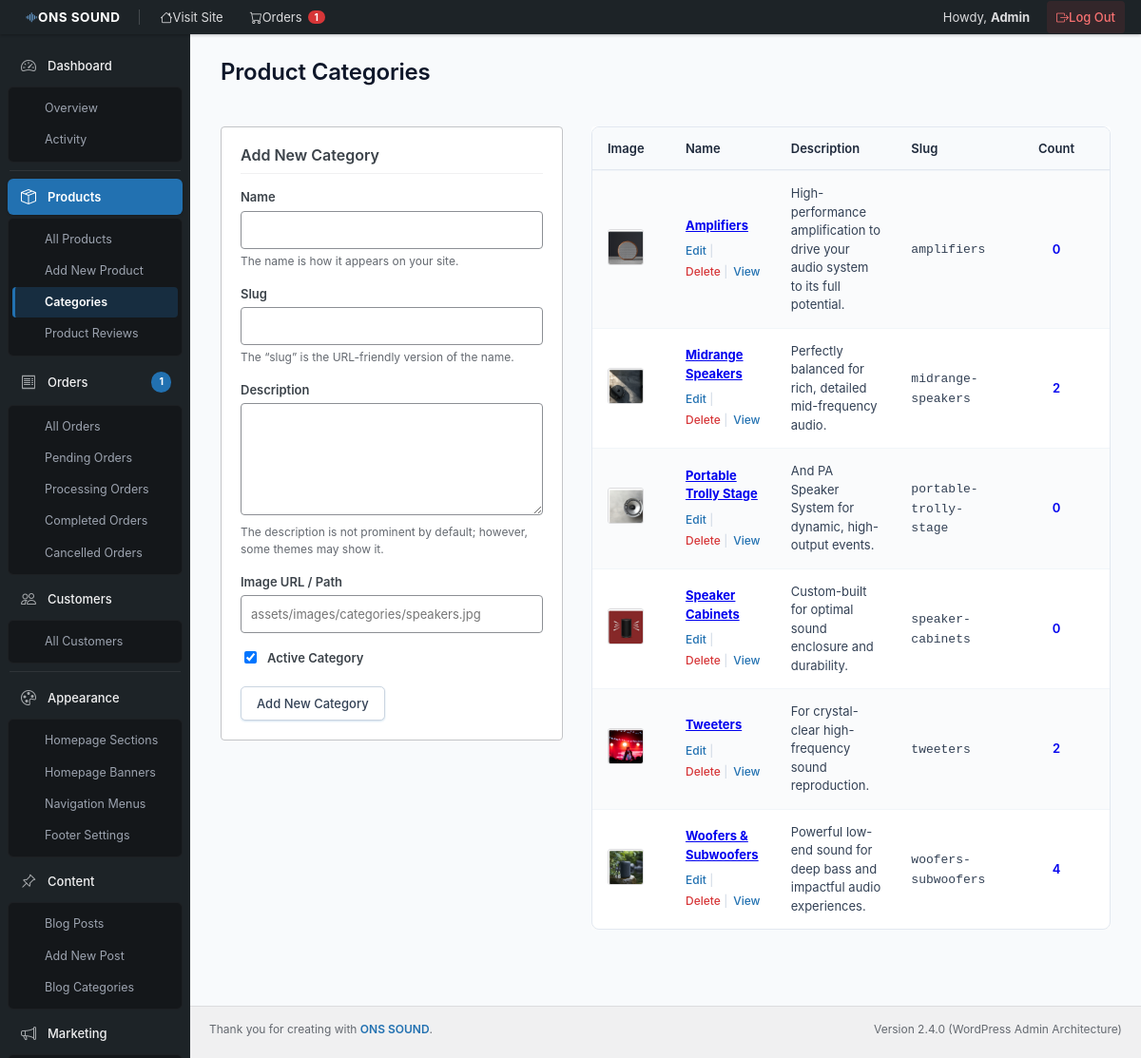
Screenshot of /admin/categories.php (signed in) with the database file from the repository.
### tables this page shows
CREATE TABLE `categories` (
  `id` int(11) NOT NULL,
  `name` varchar(100) NOT NULL,
  `slug` varchar(120) NOT NULL,
  `description` text DEFAULT NULL,
  `image` varchar(255) DEFAULT NULL,
  `display_order` int(11) NOT NULL DEFAULT 0,
  `is_active` tinyint(1) NOT NULL DEFAULT 1,
  `created_at` datetime NOT NULL DEFAULT current_timestamp()
);

### admin/auth.php (called while the page is built, shortened)
<?php
require_once __DIR__ . '/../includes/helpers.php';
function admin_url(string $path = ''): string {
    return BASE_URL . 'admin/' . ltrim($path, '/');
}

### includes/helpers.php (called while the page is built, shortened)
<?php
function url(string $path = ''): string {
    return BASE_URL . ltrim($path, '/');
}

### admin/categories.php (the view, shortened to what this page needs)
<?php
require_once __DIR__ . '/auth.php';
$db = get_db();
$editCat = null;
$categories = $db->query("
    SELECT c.*, COUNT(p.id) AS product_count
    FROM `categories` c
    LEFT JOIN `products` p ON p.category_id = c.id
    GROUP BY c.id
    ORDER BY c.name ASC
")->fetchAll();
require_once __DIR__ . '/includes/header.php';
?>
<div class="wrap">
    <h1 class="wp-heading-inline">Product Categories</h1>
    <div id="col-container" style="display: flex; gap: 30px; margin-top: 15px; align-items: flex-start;">
        <div id="col-left" style="width: 360px; flex-shrink: 0;">
            <div class="form-wrap" style="background: #fff; border: 1px solid #c3c4c7; border-radius: 4px; padding: 20px;">
                <h2 style="font-size: 16px; font-weight: 600; margin-top: 0; margin-bottom: 15px; border-bottom: 1px solid #f0f0f1; padding-bottom: 10px;">
                    <?= $editCat ? 'Edit Category' : 'Add New Category' ?>
                </h2>
                <form method="POST" action="<?= admin_url('categories.php') ?>">
                    <div class="form-field form-required" style="margin-bottom: 16px;">
                        <label for="tag-name" style="display: block; font-weight: 600; margin-bottom: 5px;">Name</label>
                        <input name="name" id="tag-name" type="text" value="<?= htmlspecialchars($editCat['name'] ?? '') ?>" size="40" required style="width: 100%; padding: 6px 10px; border: 1px solid #8c8f94; border-radius: 4px;">
                        <p class="description" style="font-size: 12px; color: #646970; margin-top: 4px;">The name is how it appears on your site.</p>
                    </div>
                    <div class="form-field" style="margin-bottom: 16px;">
                        <label for="tag-slug" style="display: block; font-weight: 600; margin-bottom: 5px;">Slug</label>
                        <input name="slug" id="tag-slug" type="text" value="<?= htmlspecialchars($editCat['slug'] ?? '') ?>" size="40" style="width: 100%; padding: 6px 10px; border: 1px solid #8c8f94; border-radius: 4px;">
                        <p class="description" style="font-size: 12px; color: #646970; margin-top: 4px;">The “slug” is the URL-friendly version of the name.</p>
                    </div>
                    <div class="form-field" style="margin-bottom: 16px;">
                        <label for="tag-description" style="display: block; font-weight: 600; margin-bottom: 5px;">Description</label>
                        <textarea name="description" id="tag-description" rows="4" cols="40" style="width: 100%; padding: 6px 10px; border: 1px solid #8c8f94; border-radius: 4px;"><?= htmlspecialchars($editCat['description'] ?? '') ?></textarea>
                        <p class="description" style="font-size: 12px; color: #646970; margin-top: 4px;">The description is not prominent by default; however, some themes may show it.</p>
                    </div>
                    <div class="form-field" style="margin-bottom: 16px;">
                        <label for="tag-image" style="display: block; font-weight: 600; margin-bottom: 5px;">Image URL / Path</label>
                        <input name="image" id="tag-image" type="text" value="<?= htmlspecialchars($editCat['image'] ?? '') ?>" placeholder="assets/images/categories/speakers.jpg" style="width: 100%; padding: 6px 10px; border: 1px solid #8c8f94; border-radius: 4px;">
                    </div>
                    <div class="form-field" style="margin-bottom: 20px;">
                        <label style="display: inline-flex; align-items: center; gap: 8px; cursor: pointer;">
                            <input type="checkbox" name="is_active" value="1" <?= (!isset($editCat['is_active']) || $editCat['is_active'] == 1) ? 'checked' : '' ?>>
                            <span style="font-weight: 600;">Active Category</span>
                        </label>
                    </div>
                    <div style="display: flex; gap: 10px; align-items: center;">
                        <button type="submit" class="button button-primary">
                            <?= $editCat ? 'Update Category' : 'Add New Category' ?>
                        </button>
                    </div>
                </form>
            </div>
        </div>
        <div id="col-right" style="flex: 1; min-width: 0;">
            <table class="wp-list-table widefat fixed striped">
                <thead>
                    <tr>
                        <th style="width: 50px;">Image</th>
                        <th>Name</th>
                        <th>Description</th>
                        <th>Slug</th>
                        <th style="width: 80px; text-align: center;">Count</th>
                    </tr>
                </thead>
                <tbody>
                    <?php if (!empty($categories)): ?>
                        <?php foreach ($categories as $c): ?>
                            <tr>
                                <td>
                                    <?php if (!empty($c['image'])): ?>
                                        <img src="<?= url($c['image']) ?>" alt="" style="width: 36px; height: 36px; object-fit: cover; border-radius: 3px; border: 1px solid #dcdcde;">
                                    <?php else: ?>
                                        <div style="width: 36px; height: 36px; background: #e2e4e7; border-radius: 3px; display: flex; align-items: center; justify-content: center; color: #8c8f94;">
                                            <i class="bi bi-folder"></i>
                                        </div>
                                    <?php endif; ?>
                                </td>
                                <td>
                                    <strong><a href="<?= admin_url('categories.php?edit=' . $c['id']) ?>" class="row-title"><?= htmlspecialchars($c['name']) ?></a></strong>
                                    <div class="row-actions">
                                        <span class="edit"><a href="<?= admin_url('categories.php?edit=' . $c['id']) ?>">Edit</a> | </span>
                                        <span class="trash"><a href="<?= admin_url('categories.php?action=delete&id=' . $c['id']) ?>" onclick="return confirm('Are you sure you want to delete this category? Associated products will be unassigned.');" class="submitdelete" style="color: #d63638;">Delete</a> | </span>
                                        <span class="view"><a href="<?= url('products.php?cat=' . $c['id']) ?>" target="_blank">View</a></span>
                                    </div>
                                </td>
                                <td><?= htmlspecialchars($c['description'] ?: '—') ?></td>
                                <td><code><?= htmlspecialchars($c['slug']) ?></code></td>
                                <td style="text-align: center;">
                                    <a href="<?= admin_url('products.php?cat=' . $c['id']) ?>" style="font-weight: 600; text-decoration: none;">
                                        <?= (int)$c['product_count'] ?>
                                    </a>
                                </td>
                            </tr>
                        <?php endforeach; ?>
                    <?php else: ?>
                        <tr>
                            <td colspan="5" style="text-align: center; padding: 20px; color: #646970;">No categories found.</td>
                        </tr>
                    <?php endif; ?>
                </tbody>
            </table>
        </div>
    </div>
</div>
<?php require_once __DIR__ . '/includes/footer.php'; ?>

### admin/assets/css/admin.css (style rules this page uses)
:root { --wp-admin-bg: #f0f0f1; --wp-admin-text: #3c434a; --wp-admin-heading: #1d2327; --wp-admin-bar-bg: #1d2327; --wp-menu-bg: #1d2327; --wp-menu-submenu-bg: #2c3338; --wp-menu-text: #f0f0f1; --wp-menu-icon: #a7aaad; --wp-menu-hover-bg: #131619; --wp-menu-hover-text: #72aee6; --wp-menu-current-bg: #2271b1; --wp-menu-current-text: #ffffff; --wp-primary: #2271b1; --wp-primary-hover: #135e96; --wp-primary-focus: #043959; --wp-border: #c3c4c7; --wp-border-light: #dcdcde; --wp-card-bg: #ffffff; --wp-sidebar-width: 200px; --wp-bar-height: 36px; }
body.wp-admin { background: var(--wp-admin-bg); color: var(--wp-admin-text); font-family: -apple-system, BlinkMacSystemFont, "Segoe UI", Roboto, Oxygen-Sans, Ubuntu, Cantarell, "Helvetica Neue", sans-serif; font-size: 13px; line-height: 1.4em; margin: 0; padding: 0; }
.wrap { margin: 0; max-width: 100%; }
.wrap > h1.wp-heading-inline { display: inline-block; margin: 0 16px 20px 0; font-size: 24px; font-weight: 600; line-height: 1.3; color: #0f172a; letter-spacing: -0.2px; }
.button, .button-primary, .button-secondary { display: inline-flex; align-items: center; justify-content: center; gap: 6px; text-decoration: none; font-size: 13px; font-weight: 500; height: 36px; line-height: 34px; margin: 0; padding: 0 16px; cursor: pointer; border-width: 1px; border-style: solid; border-radius: 5px; white-space: nowrap; box-sizing: border-box; font-family: inherit; vertical-align: middle; transition: all 0.15s ease; }
.button-primary { background: #2271b1; border-color: #2271b1; color: #fff; box-shadow: 0 1px 2px rgba(34, 113, 177, 0.2); }
.button-secondary, .button { background: #fff; border-color: #cbd5e1; color: #334155; }
.wp-list-table { border-spacing: 0; width: 100%; clear: both; margin: 0; background: #fff; border: 1px solid #e2e8f0; box-shadow: 0 1px 3px rgba(0, 0, 0, 0.04); border-radius: 8px; overflow: hidden; }
.wp-list-table thead th, .wp-list-table tfoot th { color: #1e293b; font-weight: 600; line-height: 1.4; font-size: 13px; padding: 13px 16px; border-bottom: 1px solid #e2e8f0; background: #f8fafc; text-align: left; vertical-align: middle; }
.wp-list-table tbody td { padding: 14px 16px; vertical-align: middle; border-top: 1px solid #f1f5f9; font-size: 13px; color: #334155; line-height: 1.5; }
.wp-list-table.striped > tbody > tr:nth-child(odd) { background-color: #fafbfc; }
.row-actions { color: #cbd5e1; font-size: 12px; margin-top: 6px; padding: 2px 0; display: flex; flex-wrap: wrap; align-items: center; gap: 4px 6px; }
.row-actions a { text-decoration: none; color: #2271b1; font-weight: 500; }
.row-actions span.trash a { color: #ef4444; }
input[type="text"], input[type="email"], input[type="password"], input[type="number"], input[type="tel"], input[type="url"], input[type="date"], select, textarea { border: 1px solid var(--wp-border); background-color: #fff; color: #2c3338; box-shadow: 0 0 0 transparent; border-radius: 4px; padding: 4px 8px; line-height: 2; min-height: 30px; font-size: 13px; box-sizing: border-box; font-family: inherit; transition: border-color 0.15s ease-in-out, box-shadow 0.15s ease-in-out; }

### rows the page displays
categories: image (picture), name "Amplifiers", description "High-performance amplification to drive your audio system to its full potential.", slug "amplifiers", product_count "0"
categories: image (picture), name "Midrange Speakers", description "Perfectly balanced for rich, detailed mid-frequency audio.", slug "midrange-speakers", product_count "2"
categories: image (picture), name "Portable Trolly Stage", description "And PA Speaker System for dynamic, high-output events.", slug "portable-trolly-stage", product_count "0"
categories: image (picture), name "Speaker Cabinets", description "Custom-built for optimal sound enclosure and durability.", slug "speaker-cabinets", product_count "0"
categories: image (picture), name "Tweeters", description "For crystal-clear high-frequency sound reproduction.", slug "tweeters", product_count "2"
categories: image (picture), name "Woofers & Subwoofers", description "Powerful low-end sound for deep bass and impactful audio experiences.", slug "woofers-subwoofers", product_count "4"

### other values shown
$pendingOrdersCount "1"
$adminName "Admin"
